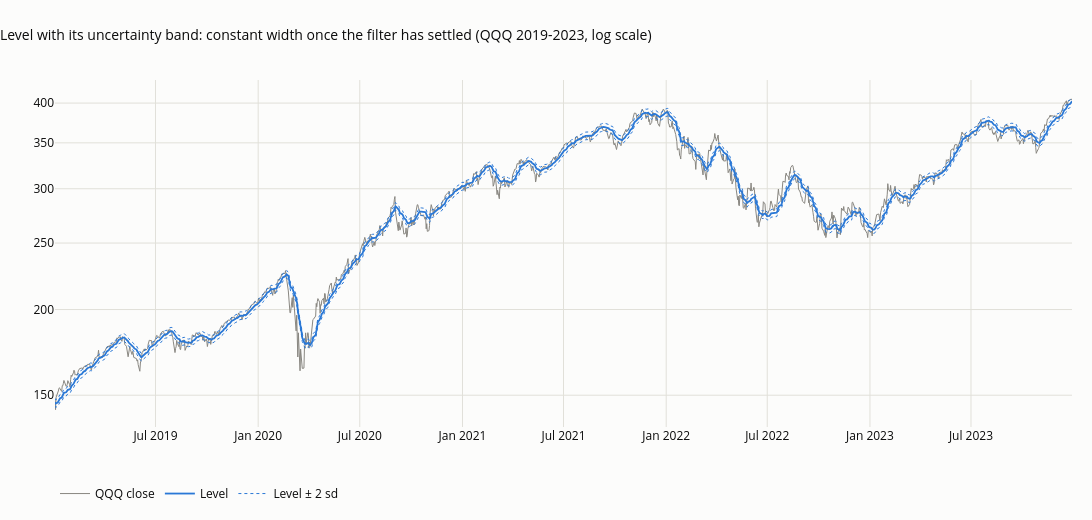

Notebook code for this chart:
### Markdown cell above
## 2c. Lecture 4b charts: what can be read from the filter

The quantities of Lecture 4b, Table 2.4, on QQQ, with memories suited to longer-term charts:

- **Level + slope design (LS):** the level reacts to each surprise like EMA(15) (steady gain $2/16$), and the
  slope's weights on past prices reach back as far as those of EMA(90) (to 0.1% of their total weight).
  Used for the level, the bands, the slope, the stretch and the surprises.
- **Three-state design (LSA):** same $q_\ell$ and $q_s$, with $q_a$ chosen so that the acceleration's weights
  reach back as far as those of EMA(45). Used for the acceleration only: in one three-state filter the slope
  cannot keep a longer memory than the acceleration, so this filter's slope becomes faster.

Price noise $r = 10^{-4}$; diffuse start on the first bar of QQQ.

### Code cell
def steady_weights_k(q_rel, n=8000):
    k = len(q_rel); F_k, H_k = design(k); Q_k = np.diag(q_rel); P_k = np.eye(k)
    for _ in range(400000):
        Pp = F_k @ P_k @ F_k.T + Q_k; K_k = Pp @ H_k / (H_k @ Pp @ H_k + 1.0); Pn = Pp - np.outer(K_k, H_k @ Pp)
        if np.allclose(Pn, P_k, rtol=1e-12, atol=0): break
        P_k = Pn
    A_k = (np.eye(k) - np.outer(K_k, H_k)) @ F_k
    W, v = np.empty((n, k)), K_k.copy()
    for j in range(n):
        W[j] = v; v = A_k @ v
    return K_k, W


def tail_horizon(w):
    tail = np.cumsum(np.abs(w)[::-1])[::-1] / np.abs(w).sum()
    return int(np.argmax(tail < 1e-3))


def bisect(f, target, lo, hi, increasing):
    for _ in range(70):
        m = np.sqrt(lo * hi)
        lo, hi = (m, hi) if (f(m) < target) == increasing else (lo, m)
    return m


ema_horizon = lambda N: int(np.ceil(np.log(1e-3) / np.log(1 - 2 / (N + 1))))
ql_rel = 0.05
for _ in range(6):                      # alternate: slope memory = EMA(90), level gain = 2/16
    qs_rel = bisect(lambda q: tail_horizon(steady_weights_k([ql_rel, q])[1][:, 1]), ema_horizon(90), 1e-14, 1e-1, increasing=False)
    ql_rel = bisect(lambda q: steady_weights_k([q, qs_rel])[0][0], 2 / 16, 1e-6, 10, increasing=True)
qa_rel = bisect(lambda q: tail_horizon(steady_weights_k([ql_rel, qs_rel, q])[1][:, 2]), ema_horizon(45), 1e-16, 1e-2, increasing=False)
K2s, W2s = steady_weights_k([ql_rel, qs_rel]); K3s, W3s = steady_weights_k([ql_rel, qs_rel, qa_rel])
print(f"LS:  q_level = {ql_rel:.4g} r, q_slope = {qs_rel:.3g} r; level gain {K2s[0]:.3f}; slope horizon {tail_horizon(W2s[:, 1])} bars (EMA(90): {ema_horizon(90)})")
print(f"LSA: q_acc = {qa_rel:.3g} r; horizons level / slope / acceleration {tail_horizon(W3s[:, 0])} / {tail_horizon(W3s[:, 1])} / {tail_horizon(W3s[:, 2])} bars (EMA(45): {ema_horizon(45)})")

# The ratios fix the estimates; the scale of r fixes the uncertainty. Calibrate the scale so that the normalised
# surprises have variance 1 over 2014-2018, before the charted period (no look-ahead).
r_b = 1e-4
cal = (dates >= "2014-01-01") & (dates <= "2018-12-31")
z_trial = kalman(y_qqq, *design(2), np.array([ql_rel, qs_rel]) * r_b, r_b, start_uncertainty=1.0)["z"]
r_b *= np.mean(z_trial[cal] ** 2)
print(f"calibrated price noise r = {r_b:.3g} (a daily price noise of {100 * np.sqrt(r_b):.2f}%)")
LS_b = kalman(y_qqq, *design(2), np.array([ql_rel, qs_rel]) * r_b, r_b, start_uncertainty=1.0)
LSA_b = kalman(y_qqq, *design(3), np.array([ql_rel, qs_rel, qa_rel]) * r_b, r_b, start_uncertainty=1.0)
lvl, sl = LS_b["states"][:, 0], LS_b["states"][:, 1]
sd_lvl, sd_sl = LS_b["sd"][:, 0], LS_b["sd"][:, 1]
acc, sd_acc = LSA_b["states"][:, 2], LSA_b["sd"][:, 2]
z_b = LS_b["z"]
px = pd.Series(qqq.to_numpy(), dates)
win = (dates >= "2019-01-01") & (dates <= "2023-12-31")
print(f"steady sd of the level: {100 * sd_lvl[-1]:.2f}% ; steady sqrt(S): {100 * np.sqrt(LS_b['surprise_var'][-1]):.2f}%")

# C.1 level with its band
fig = go.Figure()
d = dates[win]
fig.add_scatter(x=d, y=px[win], name="QQQ close", mode="lines", line=dict(width=1, color=MUTED))
fig.add_scatter(x=d, y=np.exp(lvl[win]), name="Level", mode="lines", line=dict(width=1.8, color=SERIES[0]))
fig.add_scatter(x=d, y=np.exp(lvl[win] + 2 * sd_lvl[win]), name="Level ± 2 sd", mode="lines", line=dict(width=1, color=SERIES[0], dash="dot"))
fig.add_scatter(x=d, y=np.exp(lvl[win] - 2 * sd_lvl[win]), showlegend=False, mode="lines", line=dict(width=1, color=SERIES[0], dash="dot"))
fig.update_layout(title="Level with its uncertainty band: constant width once the filter has settled (QQQ 2019-2023, log scale)",
                  yaxis=dict(type="log"), height=520, width=1150, margin=dict(t=80, b=70), legend=dict(orientation="h", y=-0.15, x=0))
save_figure(fig, "b_c01_level_bands", FIG)
fig

### Figure 1 — Plotly figure (JSON) as saved in the notebook; plotly's stock layout.template omitted (floating-point values rounded to 4 significant figures; data arrays with more than 128 entries replaced by an {"elided": "..."} marker saying what was removed)
{"data": [{"line": {"color": "#898781", "width": 1}, "mode": "lines", "name": "QQQ close", "type": "scatter", "x": {"elided": "1258 str values"}, "y": {"elided": "1258 float values"}}, {"line": {"color": "#2a78d6", "width": 1.8}, "mode": "lines", "name": "Level", "type": "scatter", "x": {"elided": "1258 str values"}, "y": {"elided": "1258 float values"}}, {"line": {"color": "#2a78d6", "dash": "dot", "width": 1}, "mode": "lines", "name": "Level ± 2 sd", "type": "scatter", "x": {"elided": "1258 str values"}, "y": {"elided": "1258 float values"}}, {"line": {"color": "#2a78d6", "dash": "dot", "width": 1}, "mode": "lines", "showlegend": false, "type": "scatter", "x": {"elided": "1258 str values"}, "y": {"elided": "1258 float values"}}], "layout": {"height": 520, "legend": {"orientation": "h", "x": 0, "y": -0.15}, "margin": {"b": 70, "t": 80}, "title": {"text": "Level with its uncertainty band: constant width once the filter has settled (QQQ 2019-2023, log scale)"}, "width": 1150, "yaxis": {"type": "log"}}}
